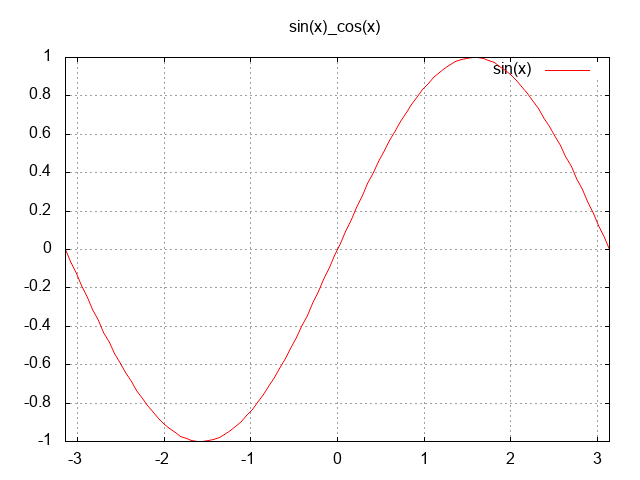

Source code (gnuplot):
set terminal png truecolor
set output "sincos.png"
set autoscale
set grid
set title "sin(x)_cos(x)"
set xrange [-pi:pi]
plot sin(x)
replot cos(x) with points pointtype 2
